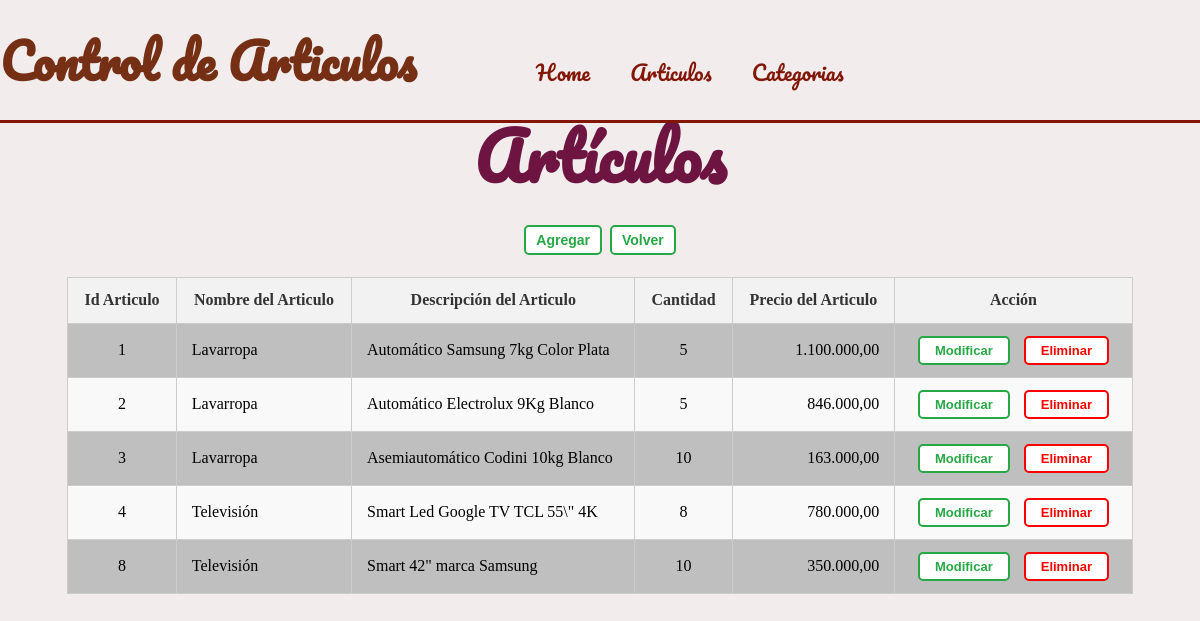
Page /articulos/ on the committed database.
### myapp/models.py (models this page shows)
class Articulos(models.Model):
    nom_articulo = models.CharField(max_length=50)
    des_articulo = models.CharField(max_length=100)
    can_articulo = models.IntegerField()
    pre_articulo = models.FloatField()
    tip_categoria = models.ForeignKey(Categorias, on_delete=models.CASCADE)

### myapp/views.py (the view)
# urls.py: path('articulos/',views.articulos),
def articulos(request):
    articulos = Articulos.objects.all()
    return render(request,"articulos.html", {"articulos":articulos})

### myapp/templatetags/custom_filters.py (called while the page is built)
@register.filter
def custom_floatformat(value):
    return f'{value:,.2f}'.replace(",", "X").replace(".", ",").replace("X", ".")

### myapp/templates/articulos.html
{% extends "layouts/menu.html" %}
{% block contenido %}
    {% load custom_filters %}
    <h1>Artículos</h1>
    <div class="frame">
        <a href="/adminarticulos/0"><button class="custom-btn btn-1" id="agregarBtn">Agregar</button></a>
        <a href="/"><button class="custom-btn btn-1">Volver</button></a>
    </div>
    <table class="table" id="tablaArticulos">
        <thead>
            <tr>
                <th>Id Articulo</th>
                <th>Nombre del Articulo</th>
                <th>Descripción del Articulo</th>
                <th>Cantidad</th>
                <th>Precio del Articulo</th>
                <th>Acción</th>
            </tr>
        </thead>
        <tbody>
            {% for articulo in articulos %}
                <tr>
                    <td class="centrar">{{ articulo.id }}</td>
                    <td>{{ articulo.nom_articulo }}</td>
                    <td>{{articulo.des_articulo}}</td>
                    <td class="centrar">{{articulo.can_articulo}}</td>
                    <td class="derecha">{{articulo.pre_articulo|custom_floatformat}}</td>
                    <td class="centrar">
                        <a href="/adminarticulos/{{articulo.id}}">
                            <button class="custom-btn btn-accion modificar-btn">Modificar</button>
                        </a>
                        <a href="/eliminararticulo/{{articulo.id}}">
                            <button class="custom-btn btn-accion eliminar-btn">Eliminar</button>
                        </a>
                    </td>
                </tr>
            {% endfor %}
        </tbody>
    </table>
{% endblock %}

### myapp/templates/layouts/menu.html (shortened to what this page needs)
{% load static %}
<!DOCTYPE html>
<html lang="es">
<head>
    <link rel="stylesheet" href="{% static 'css/style.css' %}">
    <link rel="stylesheet" href="{% static 'css/tabla.css' %}">
    <link rel="stylesheet" href="{% static 'css/login.css' %}">
</head>
<body>
    <div class="store">
        <div class="store-navbar">
          <span>Control de Articulos</span>
          <ul>
            <li>
              <a href="/"><li>Home</li></a>
            </li>
            <li>
              <a href="/articulos/"><li>Articulos</li></a>
            </li>
            <li>
              <a href="/categorias/"><li>Categorias</li></a>
            </li>
          </ul>
        </div>
      </div>
    {% block contenido %}
    {% endblock %}
</body>
</html>

### myapp/static/css/style.css (style rules this page uses)
.store-navbar { width: 100%; border-bottom: solid; height: 15vh; display: flex; flex-wrap: wrap; position: fixed; color: rgb(131, 23, 7); background-color: rgb(242, 236, 236); z-index: 2; left: 0; right: 0; top: 0; }
.store-navbar span { display: flex; align-items: center; justify-content: center; font-size: 3em; font-weight: bold; font-family: pacifico; color: #752f14; animation-iteration-count: infinite; animation-timing-function: step-start; }
.store-navbar ul { display:flex; list-style-type: none; margin-left: 5%; margin-top: 5vh; }
.store-navbar ul li { text-decoration: none; font-family: Pacifico; display: flex; flex-direction: column; justify-content: center; font-size: 1.3em; }
body { background-color: rgb(242, 236, 236); }
.store-navbar a { color: inherit; text-decoration: none; }
.store-navbar li { margin-right: 20px; }
.store-navbar li:last-child { margin-right: 0; }

### myapp/static/css/tabla.css (style rules this page uses)
h1 { margin-top: 100px; font-family: Pacifico; color: rgb(110, 20, 65); height: 10vh; font-size: 4em !important; font-weight: bold; }
table { width: 100%; background: white; line-height: 1.3em; display: table; }
tr:nth-of-type(odd) { background: rgba(128, 128, 128, 0.5); }
td, th { padding: 6px; border: 1px solid rgba(128, 128, 128, 0.8); text-align: left; }
th { background: grey; color: white; font-weight: bold; }
body { background-color: rgb(242, 236, 236); text-align: center; }
.table { margin: 0 auto; border-collapse: collapse; width: 90%; }
.table th, .table td { padding: 12px 15px; border: 1px solid #ccc; text-align: left; }
.table th { background-color: #f2f2f2; color: #333; text-align: center; }
.table tr:nth-child(even) { background-color: #f9f9f9; }
.custom-btn { padding: 5px 10px; border: 2px solid #28a745; border-radius: 5px; background-color: #fff; color: #28a745; font-size: 14px; font-weight: bold; cursor: pointer; transition: 0.3s; margin: 2px; }
.custom-btn.btn-accion { margin: 0 5px; padding: 5px 15px; font-size: 13px; display: inline-block; }
.custom-btn.eliminar-btn { border-color: red; color: red; }
.frame { margin-top: 20px; margin-bottom: 20px; }
.centrar { text-align: center !important; }
.derecha { text-align: right !important; }
a { text-decoration: none; }

### myapp/static/css/login.css (style rules this page uses)
:root { --color-pink: rgb(253, 124, 110,0.9); box-sizing: border-box; }
body { background-color: rgb(242, 236, 236); background-attachment: fixed; background-repeat: no-repeat; background-size: cover; background-position:center center; }

### rows in the picture
Articulos: id "1", nom_articulo "Lavarropa", des_articulo "Automático Samsung 7kg Color Plata", can_articulo "5", pre_articulo|custom_floatformat "1.100.000,00"
Articulos: id "2", nom_articulo "Lavarropa", des_articulo "Automático Electrolux 9Kg Blanco", can_articulo "5", pre_articulo|custom_floatformat "846.000,00"
Articulos: id "3", nom_articulo "Lavarropa", des_articulo "Asemiautomático Codini 10kg Blanco", can_articulo "10", pre_articulo|custom_floatformat "163.000,00"
Articulos: id "4", nom_articulo "Televisión", des_articulo "Smart Led Google TV TCL 55\\\" 4K", can_articulo "8", pre_articulo|custom_floatformat "780.000,00"
Articulos: id "8", nom_articulo "Televisión", des_articulo "Smart 42\" marca Samsung", can_articulo "10", pre_articulo|custom_floatformat "350.000,00"
